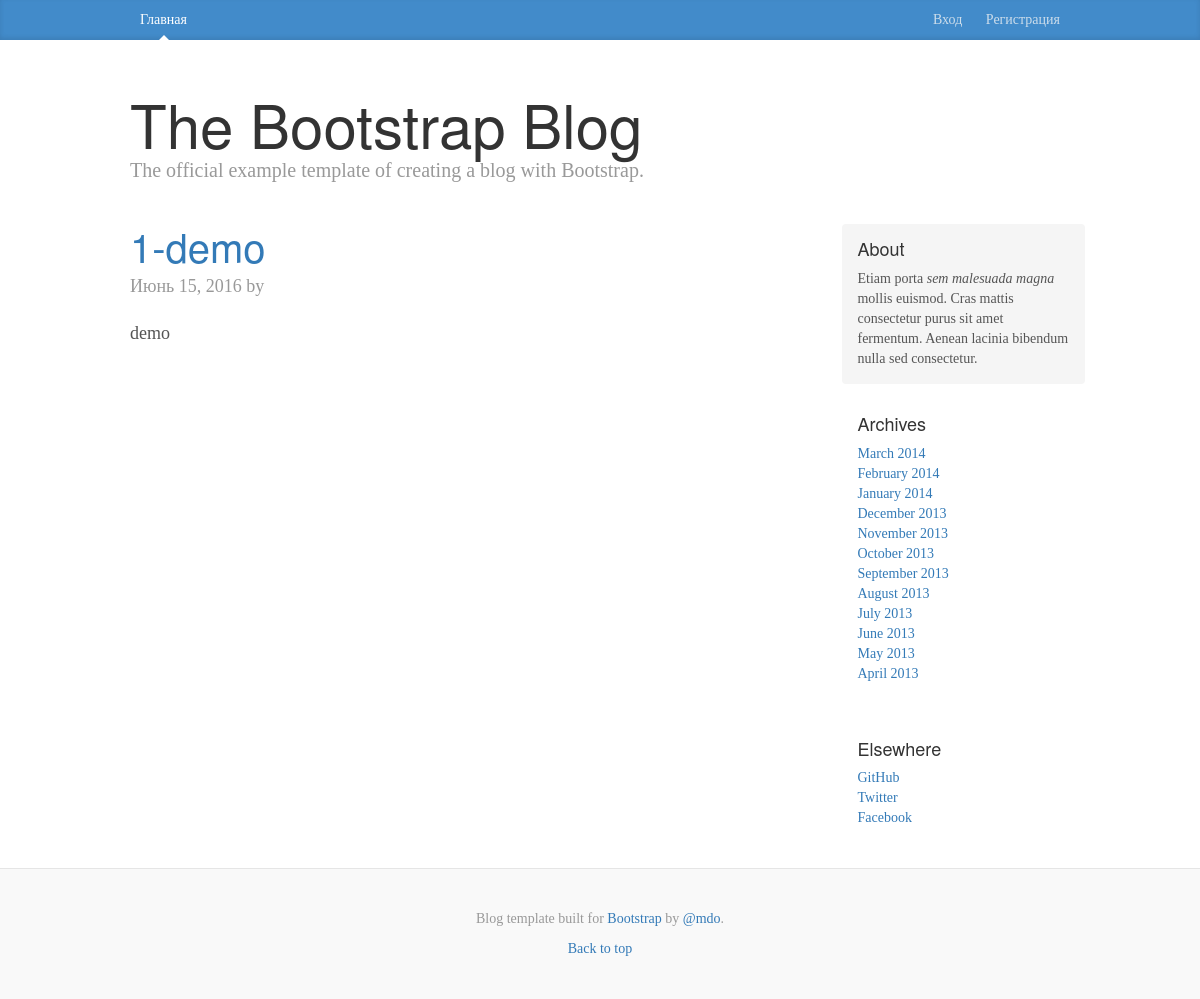
/demo2/, run on an earlier commit of the app's database.
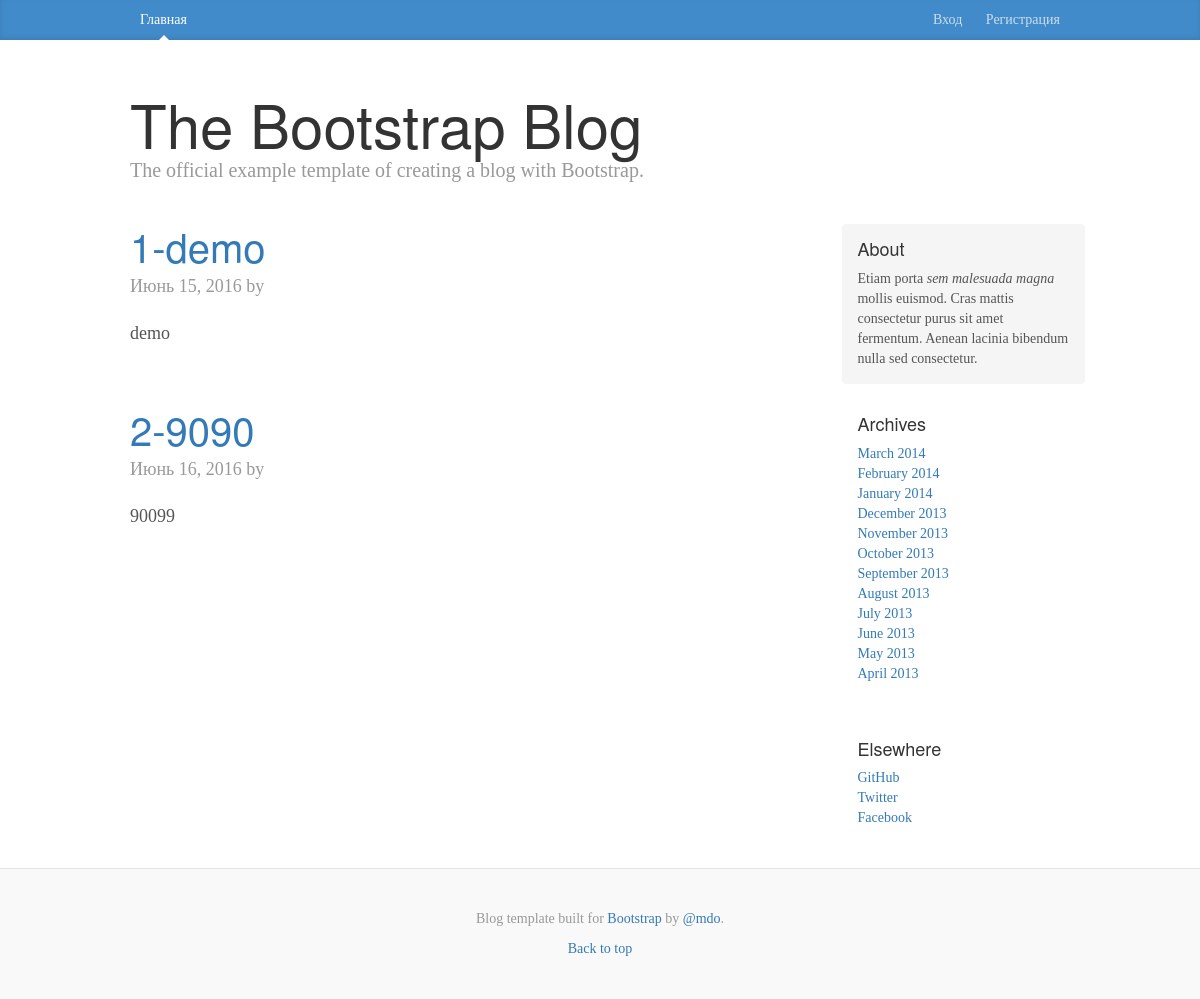
And on a later commit of the database.
### website/models.py (models this page shows, shortened)
class Post(models.Model):
    owner = models.ForeignKey(settings.AUTH_USER_MODEL)
    slug = models.SlugField(blank=True, unique=True)
    title = models.TextField()
    pub_date = models.DateField(default=timezone.now)
    short_desc = models.TextField()
    description = models.TextField()
    objects = models.Manager()
    custom_objects = CustomManager()

### website/views/views_cbv_public.py (the view)
# urls.py: url(r'^demo2/$', views_cbv_public.PostListView.as_view(), name='demo2'),
class PostListView(ListView):
    model = Post
    template_name = 'website/index.html'
    context_object_name = 'posts'
    paginate_by = 2

### website/templates/website/index.html
{% extends 'website/common/layout.html' %}
{% block post_content %}
{% for post in posts %}
          <div class="blog-post">
            <h2 class="blog-post-title"><a href="{% url 'post' slug=post.slug %}">{{post.slug}}</a></h2>
            <p class="blog-post-meta">{{post.pub_date}} by <a href="#">{{post.user}}</a></p>
            {{post.description|safe}}
          </div>
          {% endfor %}
{% endblock %}

What changed in the data, as far as the page shows it:
added Post: slug "2-9090", pub_date "Июнь 16, 2016", description "90099"
